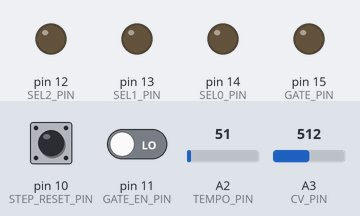
Bench run of a sketch on a simulated Arduino Uno, built with avr-gcc and run on an emulated ATmega328P. Shown: output pins drawn as LEDs (lit = HIGH). Dashed ring = blinking. The inputs (shaded band) are chosen by the test bench; at power-on: pin 11 (GATE_EN_PIN) LOW, pin 10 (STEP_RESET_PIN) LOW, A2 (TEMPO_PIN) = 51, A3 (CV_PIN) = 512. MIDI output is not drawn; pins used as bus, display or sensor lines are not drawn.

Above: at 1.2 s.
1.3 s: pin 11 (GATE_EN_PIN) driven HIGH
At 2.5 s:
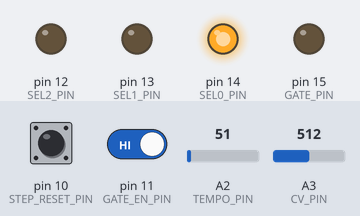
4.8 s: pin 11 (GATE_EN_PIN) driven LOW
At 6.6 s:
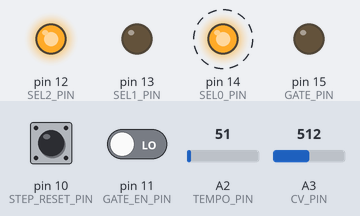
9.0 s: pin 11 (GATE_EN_PIN) driven HIGH
At 12.5 s:
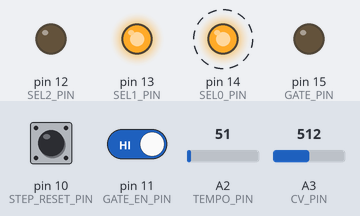
13.2 s: pin 10 (STEP_RESET_PIN) pulled HIGH for 1 s
Timing chart, 0 to 23.5 s (numbered marks = the images above; inputs shaded):
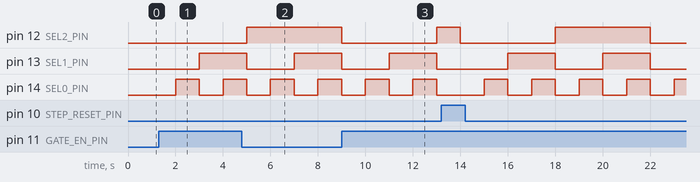

Measured:
- by itself, pin 13 (SEL1_PIN): alternates HIGH for 2.0 s and LOW for 2.0 s
- by itself, pin 14 (SEL0_PIN): alternates HIGH for 1.0 s and LOW for 1.0 s

The sketch:

sequencer_8.ino
```cpp
/*
8 Step Sequencer
With MIDI output
 */
#include <MIDI.h>
MIDI_CREATE_DEFAULT_INSTANCE();

int currentStep = 8;
unsigned long previousMillis = 0;
int sequencerStopped = 0;
int tempo;
int gateOff_ms = 100;
int gateOn_ms = 0;
int gateOn = 0;
int midiNoteNum = 0;
int lastMidiNoteNum = 0;

#define STEP1_PIN 2
#define STEP2_PIN 3
#define STEP3_PIN 4
#define STEP4_PIN 5
#define STEP5_PIN 6
#define STEP6_PIN 7
#define STEP7_PIN 8
#define STEP8_PIN 9
#define STEP_RESET_PIN 10
#define TEMPO_PIN A2
#define CV_PIN A3 // control voltage
#define GATE_PIN 15 //A1
#define GATE_EN_PIN 11
#define SEL0_PIN 14 //A0
#define SEL1_PIN 13
#define SEL2_PIN 12

// the setup routine runs once when you press reset:
void setup() {
  MIDI.begin(MIDI_CHANNEL_OMNI);
  pinMode(STEP1_PIN, OUTPUT);
  pinMode(STEP2_PIN, OUTPUT);
  pinMode(STEP3_PIN, OUTPUT);
  pinMode(STEP4_PIN, OUTPUT);
  pinMode(STEP5_PIN, OUTPUT);
  pinMode(STEP6_PIN, OUTPUT);
  pinMode(STEP7_PIN, OUTPUT);
  pinMode(STEP8_PIN, OUTPUT);
  pinMode(GATE_PIN, OUTPUT);
  pinMode(SEL0_PIN, OUTPUT);
  pinMode(SEL1_PIN, OUTPUT);
  pinMode(SEL2_PIN, OUTPUT);
  digitalWrite(STEP1_PIN, HIGH);
  digitalWrite(STEP2_PIN, LOW);
  digitalWrite(STEP3_PIN, LOW);
  digitalWrite(STEP4_PIN, LOW);
  digitalWrite(STEP5_PIN, LOW);
  digitalWrite(STEP6_PIN, LOW);
  digitalWrite(STEP7_PIN, LOW);
  digitalWrite(STEP8_PIN, LOW);
  digitalWrite(GATE_PIN, LOW);
  digitalWrite(SEL0_PIN, LOW);
  digitalWrite(SEL1_PIN, LOW);
  digitalWrite(SEL2_PIN, LOW);
  pinMode(STEP_RESET_PIN, INPUT);
  pinMode(GATE_EN_PIN, INPUT);
}

void setAnalogMux() {
  switch (currentStep) {
    case 1:
      digitalWrite(SEL0_PIN, LOW);
      digitalWrite(SEL1_PIN, LOW);
      digitalWrite(SEL2_PIN, LOW);
      break;
    case 2:
      digitalWrite(SEL0_PIN, HIGH);
      digitalWrite(SEL1_PIN, LOW);
      digitalWrite(SEL2_PIN, LOW);
      break;
    case 3:
      digitalWrite(SEL0_PIN, LOW);
      digitalWrite(SEL1_PIN, HIGH);
      digitalWrite(SEL2_PIN, LOW);
      break;
    case 4:
      digitalWrite(SEL0_PIN, HIGH);
      digitalWrite(SEL1_PIN, HIGH);
      digitalWrite(SEL2_PIN, LOW);
      break;
    case 5:
      digitalWrite(SEL0_PIN, LOW);
      digitalWrite(SEL1_PIN, LOW);
      digitalWrite(SEL2_PIN, HIGH);
      break;
    case 6:
      digitalWrite(SEL0_PIN, HIGH);
      digitalWrite(SEL1_PIN, LOW);
      digitalWrite(SEL2_PIN, HIGH);
      break;
    case 7:
      digitalWrite(SEL0_PIN, LOW);
      digitalWrite(SEL1_PIN, HIGH);
      digitalWrite(SEL2_PIN, HIGH);
      break;
    case 8:
      digitalWrite(SEL0_PIN, HIGH);
      digitalWrite(SEL1_PIN, HIGH);
      digitalWrite(SEL2_PIN, HIGH);
      break;
  }
}

void setNewStep() {
  // find out if we need to reset to first step by reading the step reset pin
  int stepReset = 0;
  if (digitalRead(STEP_RESET_PIN) == HIGH) {
    stepReset = 1;
  }
  // turn off the current step pin
  int pin = 1 + currentStep;
  digitalWrite(pin, LOW);
  // advance to next step
  if (currentStep == 8 || stepReset == 1) {
    currentStep = 1;
  }
  else {
    currentStep++;
  }
  pin = currentStep + 1;
  // turn on the new step pin
  digitalWrite(pin, HIGH);
  setAnalogMux();
}

int getTempo() {
  // read the tempo pot
  int potVal = analogRead(TEMPO_PIN);
  int ret;
  if ((potVal < 5) && (sequencerStopped == 0)) {
    sendNote(1);
    sequencerStopped = 1; // stopped
    lastMidiNoteNum = midiNoteNum;
  } else if ((potVal > 10) && (sequencerStopped == 1)) {
    sendNote(0);
    sequencerStopped = 0;
  }
  return (1050 - potVal);
}

void setGate(int onOff) {
  if (onOff) {
    if (digitalRead(GATE_EN_PIN) == 1) {
      MIDI.sendNoteOn(midiNoteNum,127,1);
      digitalWrite(GATE_PIN, HIGH);
    }
    gateOn = 1;
  }
  else {
    MIDI.sendNoteOn(midiNoteNum,0,1); // note off
    digitalWrite(GATE_PIN, LOW);
    gateOn = 0;
  }
}

void getControlVoltage() {
  // read the analogue control voltage and compute midi note number
  // midi note range is 21-84
  midiNoteNum = (analogRead(CV_PIN) >> 4) + 21;
}

void sendNote(int onOff) {
  // midi note on/off
  if (onOff) {
    // note on
    MIDI.sendNoteOn(midiNoteNum,127,1);
  } else {
    // note off
    MIDI.sendNoteOn(midiNoteNum,0,1);
  }
}

void loop() {
  unsigned long currentMillis = millis();
  tempo = getTempo();
  if (sequencerStopped == 0) {
    if (currentMillis - previousMillis > tempo) {
      previousMillis = currentMillis;
      setNewStep();
      getControlVoltage();
      setGate(1);
      delay(5); // short gate on
      setGate(0);
    }
  } else {
    // update midi when sequencer is stopped
    getControlVoltage();
    if (midiNoteNum != lastMidiNoteNum) {
      MIDI.sendNoteOn(midiNoteNum,127,1); // new note on
      MIDI.sendNoteOn(lastMidiNoteNum,0,1); // old note off
      lastMidiNoteNum = midiNoteNum;
      delay(50);
    }
  }
}
```
